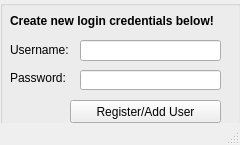
<?xml version="1.0" encoding="UTF-8"?>
<ui version="4.0">
 <class>MainWindow</class>
 <widget class="QMainWindow" name="MainWindow">
  <property name="geometry">
   <rect>
    <x>0</x>
    <y>0</y>
    <width>240</width>
    <height>145</height>
   </rect>
  </property>
  <property name="windowTitle">
   <string>MainWindow</string>
  </property>
  <widget class="QWidget" name="centralwidget">
   <widget class="QGroupBox" name="groupBox">
    <property name="geometry">
     <rect>
      <x>0</x>
      <y>0</y>
      <width>241</width>
      <height>131</height>
     </rect>
    </property>
    <property name="title">
     <string/>
    </property>
    <widget class="QPushButton" name="add_user_button">
     <property name="geometry">
      <rect>
       <x>70</x>
       <y>100</y>
       <width>151</width>
       <height>23</height>
      </rect>
     </property>
     <property name="text">
      <string>Register/Add User</string>
     </property>
    </widget>
    <widget class="QLabel" name="label_2">
     <property name="geometry">
      <rect>
       <x>10</x>
       <y>70</y>
       <width>71</width>
       <height>16</height>
      </rect>
     </property>
     <property name="text">
      <string>Password:</string>
     </property>
    </widget>
    <widget class="QLabel" name="label_3">
     <property name="geometry">
      <rect>
       <x>10</x>
       <y>10</y>
       <width>271</width>
       <height>21</height>
      </rect>
     </property>
     <property name="font">
      <font>
       <pointsize>9</pointsize>
       <weight>75</weight>
       <italic>false</italic>
       <bold>true</bold>
      </font>
     </property>
     <property name="text">
      <string>Create new login credentials below!</string>
     </property>
    </widget>
    <widget class="QLabel" name="label">
     <property name="geometry">
      <rect>
       <x>10</x>
       <y>40</y>
       <width>71</width>
       <height>20</height>
      </rect>
     </property>
     <property name="text">
      <string>Username: </string>
     </property>
    </widget>
    <widget class="QLineEdit" name="log_username">
     <property name="geometry">
      <rect>
       <x>80</x>
       <y>40</y>
       <width>141</width>
       <height>21</height>
      </rect>
     </property>
    </widget>
    <widget class="QLineEdit" name="log_password">
     <property name="geometry">
      <rect>
       <x>80</x>
       <y>70</y>
       <width>141</width>
       <height>20</height>
      </rect>
     </property>
     <property name="echoMode">
      <enum>QLineEdit::Password</enum>
     </property>
    </widget>
   </widget>
  </widget>
  <widget class="QStatusBar" name="statusbar"/>
 </widget>
 <resources/>
 <connections/>
</ui>
